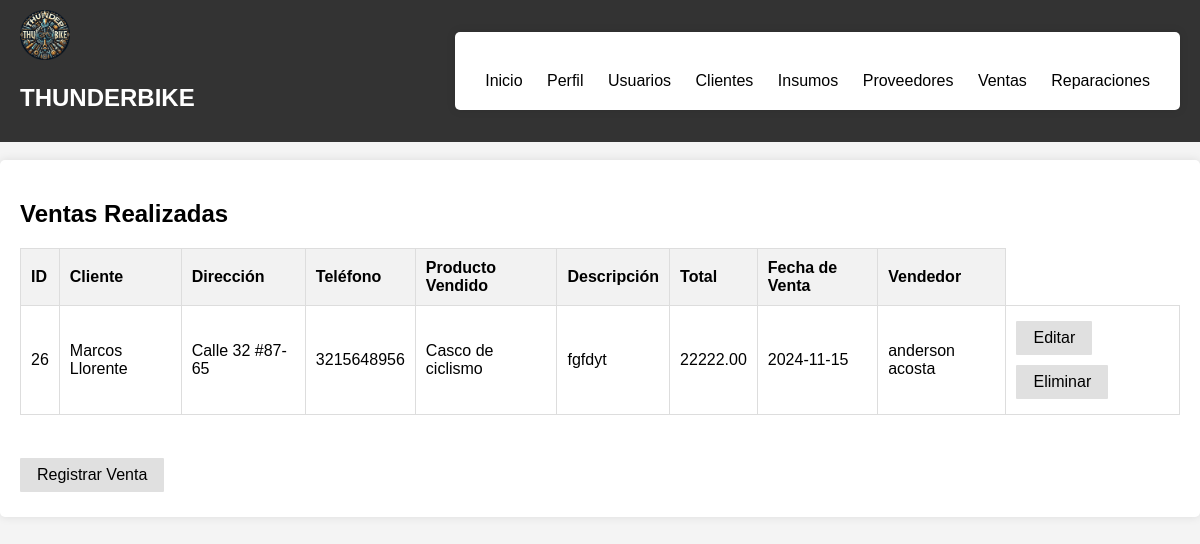
/ventas.php, run on an earlier commit of the app's database.
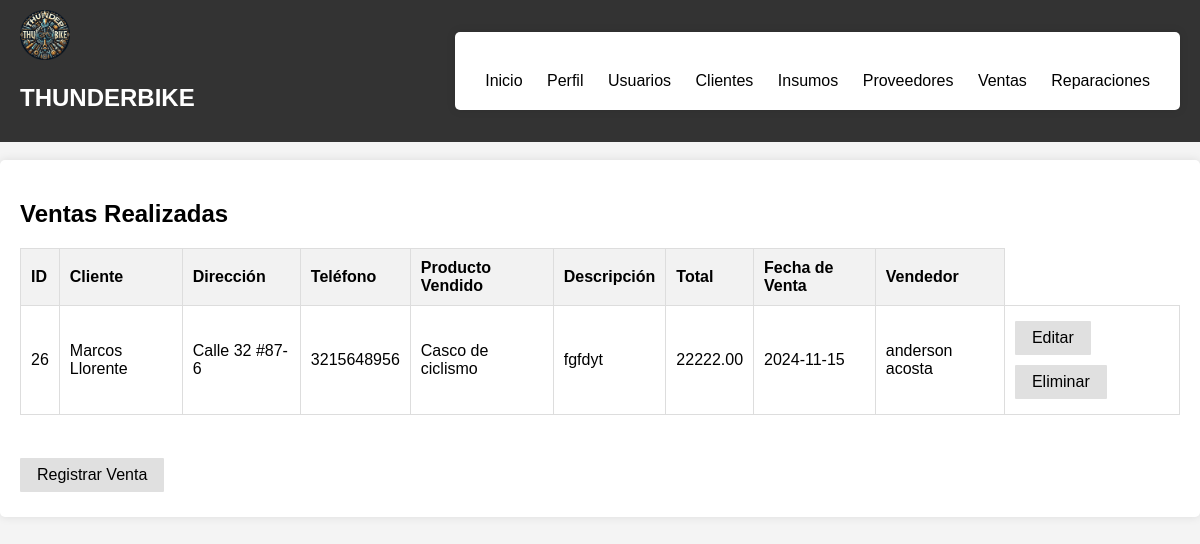
And on a later commit of the database.
### tables this page shows
CREATE TABLE `ventas` (
  `id` int(11) NOT NULL,
  `cliente_id` int(11) DEFAULT NULL,
  `fecha_venta` date DEFAULT NULL,
  `total` decimal(10,2) DEFAULT NULL,
  `descripcion_venta` text DEFAULT NULL,
  `producto_vendido_id` int(11) DEFAULT NULL,
  `usuario_id` int(11) DEFAULT NULL,
  `vendedor` varchar(40) NOT NULL
);

CREATE TABLE `clientes` (
  `id` int(11) NOT NULL,
  `numero_identificacion` varchar(30) NOT NULL,
  `nombre` varchar(100) DEFAULT NULL,
  `direccion` varchar(255) DEFAULT NULL,
  `telefono` varchar(15) DEFAULT NULL,
  `correo` varchar(30) NOT NULL,
  `estado` tinyint(1) DEFAULT 1
);

CREATE TABLE `productos` (
  `id` int(11) NOT NULL,
  `nombre` varchar(100) DEFAULT NULL,
  `descripcion` text DEFAULT NULL,
  `precio` decimal(10,2) DEFAULT NULL,
  `imagen` blob DEFAULT NULL,
  `cantidad` int(11) DEFAULT 0
);

CREATE TABLE `usuarios` (
  `id` int(11) NOT NULL,
  `nombre` varchar(255) NOT NULL,
  `correo` varchar(255) NOT NULL,
  `clave` varchar(255) NOT NULL,
  `rol` varchar(255) NOT NULL DEFAULT 'usuario',
  `fecha_creacion` timestamp NOT NULL DEFAULT current_timestamp(),
  `fecha_modificacion` timestamp NULL DEFAULT NULL
);

### ventas.php (the view, shortened to what this page needs)
<?php
$dsn = 'mysql:host=localhost;dbname=thunderbike;charset=utf8';
$username = 'root';
$password = '';
try {
    $pdo = new PDO($dsn, $username, $password);
    $pdo->setAttribute(PDO::ATTR_ERRMODE, PDO::ERRMODE_EXCEPTION);
} catch (PDOException $e) {
    die("Conexión fallida: " . $e->getMessage());
}
$sql_ventas = "SELECT v.id, c.nombre AS nombre_cliente, c.direccion, c.telefono, p.nombre AS nombre_producto, v.descripcion_venta, v.total, v.fecha_venta, u.nombre AS nombre_vendedor
                FROM ventas v
                JOIN clientes c ON v.cliente_id = c.id
                JOIN productos p ON v.producto_vendido_id = p.id
                JOIN usuarios u ON v.usuario_id = u.id";
$stmt_ventas = $pdo->query($sql_ventas);
$result_ventas = $stmt_ventas->fetchAll(PDO::FETCH_ASSOC);
?>
<!DOCTYPE html>
<html lang="es">
<head>
</head>
<body>
    <nav class="navtop">
        <div>
            <h1>THUNDERBIKE</h1>
        </div>
        <div>
            <div class="container">
                <div class="button-container">
                    <a href="inicio.php" id="indexBtn" class="button">Inicio</a>
                    <a href="perfil.php" id="perfilBtn" class="button">Perfil</a>
                    <a href="usuarios.php" id="usuariosBtn" class="button">Usuarios</a>
                    <a href="clientes.php" id="clientesBtn" class="button">Clientes</a>
                    <a href="insumos.php" id="InsumosBtn" class="button">Insumos</a>
                    <a href="proveedores.php" id="proveedoresBtn" class="button">Proveedores</a>
                    <a href="ventas.php" id="ventasBtn" class="button">Ventas</a>
                    <a href="reparaciones.php" id="reparacionesBtn" class="button">Reparaciones</a>
                </div>
            </div>
        </div>
    </nav>
    <br>
    <div class="container">
        <h2>Ventas Realizadas</h2>
        <div class="scrollable-table">
            <table>
            <thead>
                <tr>
                <th>ID</th>
                <th>Cliente</th>
                <th>Dirección</th>
                <th>Teléfono</th>
                <th>Producto Vendido</th>
                <th>Descripción</th>
                <th>Total</th>
                <th>Fecha de Venta</th>
                <th>Vendedor</th>
                </tr>
            </thead>
            <tbody>
        <?php
        if (is_array($result_ventas) && count($result_ventas) > 0) {
            foreach ($result_ventas as $row) {
                echo "<tr>";
                echo "<td>" . htmlspecialchars($row["id"]) . "</td>";
                echo "<td>" . htmlspecialchars($row["nombre_cliente"]) . "</td>";
                echo "<td>" . htmlspecialchars($row["direccion"]) . "</td>";
                echo "<td>" . htmlspecialchars($row["telefono"]) . "</td>";
                echo "<td>" . htmlspecialchars($row["nombre_producto"]) . "</td>";
                echo "<td>" . htmlspecialchars($row["descripcion_venta"]) . "</td>";
                echo "<td>" . htmlspecialchars($row["total"]) . "</td>";
                echo "<td>" . htmlspecialchars($row["fecha_venta"]) . "</td>";
                echo "<td>" . htmlspecialchars($row["nombre_vendedor"]) . "</td>";
                echo "<td>
                        <a href='controladores/editar_venta.php?id=" . htmlspecialchars($row["id"]) . "' class='btn'>Editar</a>
                        <a href='controladores/eliminar_venta.php?id=" . htmlspecialchars($row["id"]) . "' class='btn' onclick='return confirm(\"¿Estás seguro de que deseas eliminar esta venta?\");'>Eliminar</a>
                    </td>";
                echo "</tr>";
            }
        } else {
            echo "<tr><td colspan='10'>No se encontraron ventas.</td></tr>";
        }
        ?>
                </tbody>
            </table>
        </div>
        <br>
        <a href="#" id="showFormBtn" class="btn">Registrar Venta</a>
    </div>
</body>
</html>

### ventas.php (style rules this page uses)
body { font-family: Arial, sans-serif; background-color: #f4f4f4; margin: 0; padding: 0; }
h1 { text-align: center; margin-top: 20px; }
.navtop { background-color: #333; color: white; padding: 10px 20px; display: flex; justify-content: space-between; align-items: center; flex-wrap: wrap; }
.navtop a { color: black; text-decoration: none; margin: 0 10px; }
.container { max-width: 1500px; overflow: hidden; background-color: #fff; border-radius: 5px; box-shadow: 0 0 10px rgba(0, 0, 0, 0.1); padding: 20px; position: relative; z-index: 2; }
h2 { margin-bottom: 10px; }
.btn { background-color: #e0e0e0; color: black; padding: 8px 17px; border-radius: 1px; cursor: pointer; text-decoration: none; display: inline-block; margin: 5px 0; text-align: center; }
.button-container { margin-top: 20px; }
table { width: 100%; border-collapse: collapse; margin: 20px 0; }
th, td { border: 1px solid #ddd; padding: 10px; text-align: left; }
th { background-color: #f2f2f2; }

What changed in the data, as far as the page shows it:
changed through a linked row, ventas "fgfdyt": cliente.direccion "Calle 32 #87-65" → "Calle 32 #87-6"
